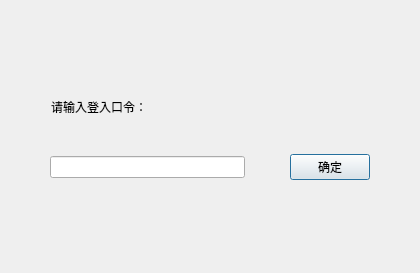
<?xml version="1.0" encoding="UTF-8"?>
<ui version="4.0">
 <class>Login_dialog</class>
 <widget class="QDialog" name="Login_dialog">
  <property name="geometry">
   <rect>
    <x>0</x>
    <y>0</y>
    <width>420</width>
    <height>273</height>
   </rect>
  </property>
  <property name="windowTitle">
   <string>SVM GUI tools</string>
  </property>
  <layout class="QVBoxLayout" name="verticalLayout" stretch="3,1,1,1,3">
   <item>
    <spacer name="verticalSpacer">
     <property name="orientation">
      <enum>Qt::Vertical</enum>
     </property>
     <property name="sizeHint" stdset="0">
      <size>
       <width>20</width>
       <height>74</height>
      </size>
     </property>
    </spacer>
   </item>
   <item>
    <layout class="QHBoxLayout" name="horizontalLayout" stretch="1,7,2">
     <item>
      <spacer name="horizontalSpacer">
       <property name="orientation">
        <enum>Qt::Horizontal</enum>
       </property>
       <property name="sizeHint" stdset="0">
        <size>
         <width>40</width>
         <height>20</height>
        </size>
       </property>
      </spacer>
     </item>
     <item>
      <widget class="QLabel" name="label">
       <property name="text">
        <string>请输入登入口令：</string>
       </property>
      </widget>
     </item>
     <item>
      <spacer name="horizontalSpacer_2">
       <property name="orientation">
        <enum>Qt::Horizontal</enum>
       </property>
       <property name="sizeHint" stdset="0">
        <size>
         <width>40</width>
         <height>20</height>
        </size>
       </property>
      </spacer>
     </item>
    </layout>
   </item>
   <item>
    <spacer name="verticalSpacer_2">
     <property name="orientation">
      <enum>Qt::Vertical</enum>
     </property>
     <property name="sizeHint" stdset="0">
      <size>
       <width>20</width>
       <height>22</height>
      </size>
     </property>
    </spacer>
   </item>
   <item>
    <layout class="QHBoxLayout" name="horizontalLayout_2" stretch="1,5,1,2,1">
     <item>
      <spacer name="horizontalSpacer_3">
       <property name="orientation">
        <enum>Qt::Horizontal</enum>
       </property>
       <property name="sizeHint" stdset="0">
        <size>
         <width>40</width>
         <height>20</height>
        </size>
       </property>
      </spacer>
     </item>
     <item>
      <widget class="QLineEdit" name="lineEdit"/>
     </item>
     <item>
      <spacer name="horizontalSpacer_4">
       <property name="orientation">
        <enum>Qt::Horizontal</enum>
       </property>
       <property name="sizeHint" stdset="0">
        <size>
         <width>40</width>
         <height>20</height>
        </size>
       </property>
      </spacer>
     </item>
     <item>
      <widget class="QPushButton" name="pushButton">
       <property name="text">
        <string>确定</string>
       </property>
      </widget>
     </item>
     <item>
      <spacer name="horizontalSpacer_5">
       <property name="orientation">
        <enum>Qt::Horizontal</enum>
       </property>
       <property name="sizeHint" stdset="0">
        <size>
         <width>40</width>
         <height>20</height>
        </size>
       </property>
      </spacer>
     </item>
    </layout>
   </item>
   <item>
    <spacer name="verticalSpacer_3">
     <property name="orientation">
      <enum>Qt::Vertical</enum>
     </property>
     <property name="sizeHint" stdset="0">
      <size>
       <width>20</width>
       <height>74</height>
      </size>
     </property>
    </spacer>
   </item>
  </layout>
 </widget>
 <resources/>
 <connections/>
</ui>
